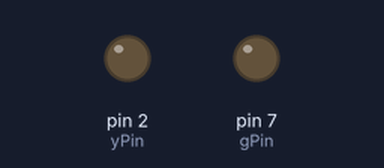
Bench run of a sketch on a simulated Arduino Uno, built with avr-gcc and run on an emulated ATmega328P. Shown: output pins drawn as LEDs (lit = HIGH).

Above: at 1.9 s.
At 3.77 s:
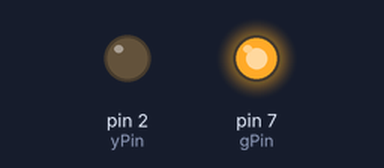
At 5.77 s:
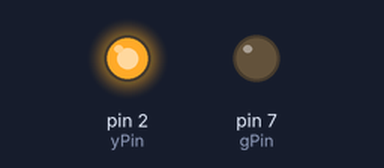
Timing chart, 0 to 6.1 s (numbered marks = the images above):
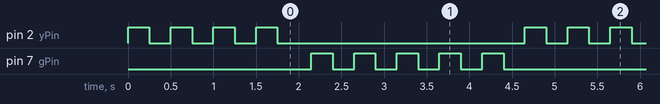

Measured:
- by itself, pin 2 (yPin): repeats every 4.7 s: 3 × (LOW 0.25 s, HIGH 0.25 s), LOW 2.9 s, HIGH 0.25 s
- by itself, pin 7 (gPin): repeats every 4.7 s: 4 × (LOW 0.25 s, HIGH 0.25 s), LOW 2.4 s, HIGH 0.25 s
- by itself, everything shown: repeats every 4.7 s, in 18 steps

The sketch:

LED_using_FOR_loop.ino
```cpp
int yPin = 2;
int gPin = 7;

void setup(){
  // put your setup code here, to run once:

  pinMode(yPin,OUTPUT);
  pinMode(gPin,OUTPUT);

}

void loop() {
  // put your main code here, to run repeatedly:

  for(int i=0; i<4; i++){
      digitalWrite(yPin,HIGH);
      delay(250);
      digitalWrite(yPin,LOW);
      delay(250);
    }

  delay(150);

  for(int j=0; j<5; j++){
      digitalWrite(gPin,HIGH);
      delay(250);
      digitalWrite(gPin,LOW);
      delay(250);
    }
}
```
